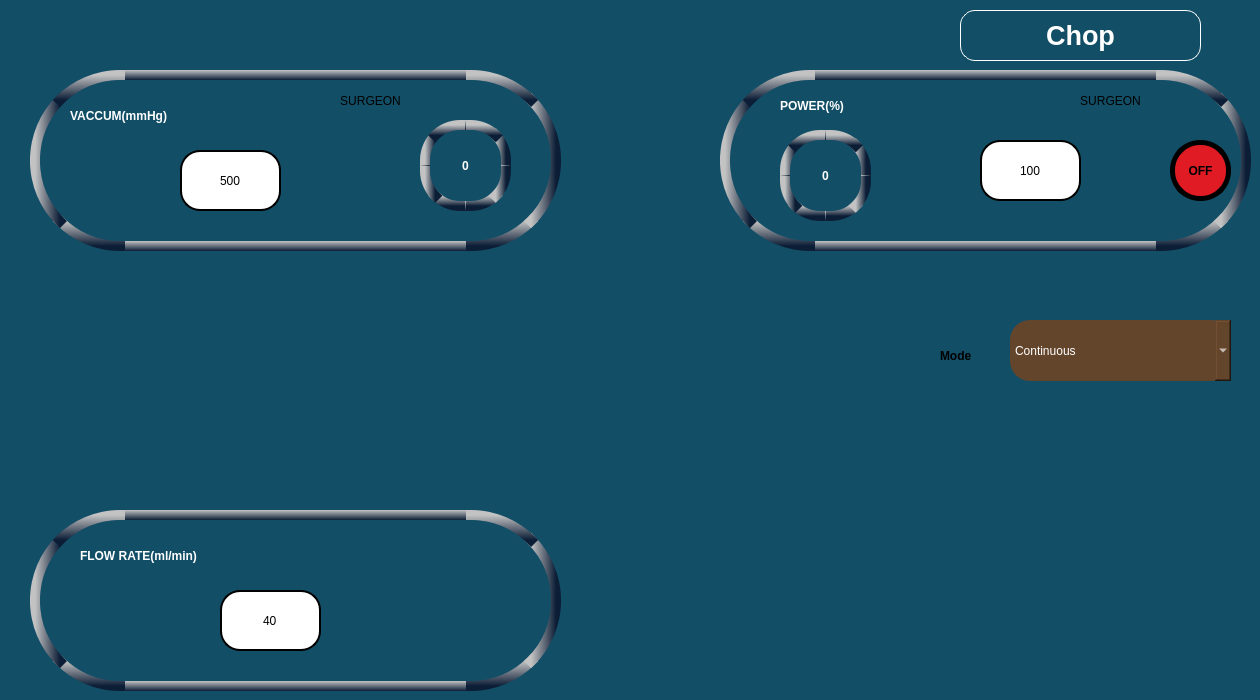
    <widget class="QWidget" name="tab_35">
     <property name="styleSheet">
      <string notr="true">
background-color: rgb(18, 78, 102);


</string>
     </property>
     <attribute name="title">
      <string>Page</string>
     </attribute>
     <widget class="QPushButton" name="us3powup_but">
      <property name="geometry">
       <rect>
        <x>880</x>
        <y>140</y>
        <width>91</width>
        <height>61</height>
       </rect>
      </property>
      <property name="styleSheet">
       <string notr="true">QPushButton {
    image: url(:/images/uarrow.png);
    background-color: transparent;
    border: none;
}

QPushButton:focus {
    outline: none;
    border: none;
}
</string>
      </property>
      <property name="text">
       <string/>
      </property>
     </widget>
     <widget class="QPushButton" name="us3powdown_but">
      <property name="geometry">
       <rect>
        <x>1080</x>
        <y>140</y>
        <width>91</width>
        <height>61</height>
       </rect>
      </property>
      <property name="styleSheet">
       <string notr="true">QPushButton {
    image: url(:/images/darrow.png);
    background-color: transparent;
    border: none;
}

QPushButton:focus {
    outline: none;
    border: none;
}
</string>
      </property>
      <property name="text">
       <string/>
      </property>
     </widget>
     <widget class="QLineEdit" name="lineEdit_61">
      <property name="geometry">
       <rect>
        <x>980</x>
        <y>140</y>
        <width>101</width>
        <height>61</height>
       </rect>
      </property>
      <property name="styleSheet">
       <string notr="true">font:25pt &quot;Ubuntu&quot;;
background-color: rgb(255,255,255);
border-radius:20px;
border:2px solid black;</string>
      </property>
      <property name="text">
       <string>100</string>
      </property>
      <property name="alignment">
       <set>Qt::AlignCenter</set>
      </property>
     </widget>
     <widget class="QLabel" name="label_96">
      <property name="geometry">
       <rect>
        <x>30</x>
        <y>510</y>
        <width>531</width>
        <height>181</height>
       </rect>
      </property>
      <property name="styleSheet">
       <string notr="true">border-radius:90px;


border:4px solid black;

border-left: 10px solid black;
border-right: 10px solid black;
border-top: 10px solid black;
border-bottom: 10px solid black;

border-left-color: qlineargradient(x1:0, y1:0, x2:1, y2:0, stop: 0 rgb(195,195,195), stop: 1 rgb(12, 29, 54));
border-right-color: qlineargradient(x1:0, y1:0, x2:1, y2:0, stop: 0 rgb(195,195,195), stop: 1 rgb(12, 29, 54));
border-top-color: qlineargradient(x1:0, y1:0, x2:0, y2:1, stop: 0 rgb(195,195,195), stop: 1 rgb(12, 29, 54));
border-bottom-color: qlineargradient(x1:0, y1:0, x2:0, y2:1, stop: 0 rgb(195,195,195), stop: 1 rgb(12, 29, 54));



</string>
      </property>
      <property name="text">
       <string/>
      </property>
     </widget>
     <widget class="QLabel" name="label_97">
      <property name="geometry">
       <rect>
        <x>720</x>
        <y>70</y>
        <width>531</width>
        <height>181</height>
       </rect>
      </property>
      <property name="styleSheet">
       <string notr="true">border-radius:90px;


border:4px solid black;

border-left: 10px solid black;
border-right: 10px solid black;
border-top: 10px solid black;
border-bottom: 10px solid black;

border-left-color: qlineargradient(x1:0, y1:0, x2:1, y2:0, stop: 0 rgb(195,195,195), stop: 1 rgb(12, 29, 54));
border-right-color: qlineargradient(x1:0, y1:0, x2:1, y2:0, stop: 0 rgb(195,195,195), stop: 1 rgb(12, 29, 54));
border-top-color: qlineargradient(x1:0, y1:0, x2:0, y2:1, stop: 0 rgb(195,195,195), stop: 1 rgb(12, 29, 54));
border-bottom-color: qlineargradient(x1:0, y1:0, x2:0, y2:1, stop: 0 rgb(195,195,195), stop: 1 rgb(12, 29, 54));



</string>
      </property>
      <property name="text">
       <string/>
      </property>
     </widget>
     <widget class="QPushButton" name="us3mode">
      <property name="geometry">
       <rect>
        <x>1030</x>
        <y>60</y>
        <width>161</width>
        <height>81</height>
       </rect>
      </property>
      <property name="styleSheet">
       <string notr="true">font:15pt &quot;Ubuntu&quot;;

image: url(:/images/panelbutton.png);
background-color:transparent;
border:none;</string>
      </property>
      <property name="text">
       <string>SURGEON</string>
      </property>
     </widget>
     <widget class="QPushButton" name="us3onoff">
      <property name="geometry">
       <rect>
        <x>1170</x>
        <y>140</y>
        <width>61</width>
        <height>61</height>
       </rect>
      </property>
      <property name="styleSheet">
       <string notr="true">border:5px solid black;
border-radius:30px;font-weight: bold;
background-color: rgb(224, 27, 36);
color: rgb(0, 0, 0);</string>
      </property>
      <property name="text">
       <string>OFF</string>
      </property>
     </widget>
     <widget class="QLabel" name="label_100">
      <property name="geometry">
       <rect>
        <x>960</x>
        <y>10</y>
        <width>241</width>
        <height>51</height>
       </rect>
      </property>
      <property name="styleSheet">
       <string notr="true">color: rgb(255, 255, 255);
background-color:transparent;
border:1px solid white;
border-radius:15px;
font:20pt;
font:bold;

</string>
      </property>
      <property name="text">
       <string>Chop</string>
      </property>
      <property name="alignment">
       <set>Qt::AlignCenter</set>
      </property>
     </widget>
     <widget class="QComboBox" name="CutMode_vitCom_3">
      <property name="geometry">
       <rect>
        <x>1010</x>
        <y>320</y>
        <width>221</width>
        <height>61</height>
       </rect>
      </property>
      <property name="styleSheet">
       <string notr="true">border-radius:20px;
color: rgb(255, 255, 255);

background-color: rgb(99, 69, 44);font:20pt &quot;Ubuntu&quot;;</string>
      </property>
      <item>
       <property name="text">
        <string>Continuous</string>
       </property>
      </item>
      <item>
       <property name="text">
        <string>Pulse</string>
       </property>
      </item>
      <item>
       <property name="text">
        <string>Ocupulse</string>
       </property>
      </item>
      <item>
       <property name="text">
        <string>Ocuburst</string>
       </property>
      </item>
      <item>
       <property name="text">
        <string>Single burst</string>
       </property>
      </item>
      <item>
       <property name="text">
        <string>Multi burst</string>
       </property>
      </item>
      <item>
       <property name="text">
        <string>Cold phaco</string>
       </property>
      </item>
     </widget>
     <widget class="QLabel" name="label_99">
      <property name="geometry">
       <rect>
        <x>420</x>
        <y>120</y>
        <width>91</width>
        <height>91</height>
       </rect>
      </property>
      <property name="styleSheet">
       <string notr="true">font:30pt &quot;Ubuntu&quot;;
color: rgb(255, 255, 255);

border:5px solid black;
border-radius:40px;font-weight: bold;



border-left: 10px solid black;
border-right: 10px solid black;
border-top: 10px solid black;
border-bottom: 10px solid black;

border-left-color: qlineargradient(x1:0, y1:0, x2:1, y2:0, stop: 0 rgb(195,195,195), stop: 1 rgb(12, 29, 54));
border-right-color: qlineargradient(x1:0, y1:0, x2:1, y2:0, stop: 0 rgb(195,195,195), stop: 1 rgb(12, 29, 54));
border-top-color: qlineargradient(x1:0, y1:0, x2:0, y2:1, stop: 0 rgb(195,195,195), stop: 1 rgb(12, 29, 54));
border-bottom-color: qlineargradient(x1:0, y1:0, x2:0, y2:1, stop: 0 rgb(195,195,195), stop: 1 rgb(12, 29, 54));



</string>
      </property>
      <property name="text">
       <string>0</string>
      </property>
      <property name="alignment">
       <set>Qt::AlignCenter</set>
      </property>
     </widget>
     <widget class="QLabel" name="label_95">
      <property name="geometry">
       <rect>
        <x>30</x>
        <y>70</y>
        <width>531</width>
        <height>181</height>
       </rect>
      </property>
      <property name="styleSheet">
       <string notr="true">border-radius:90px;


border:4px solid black;

border-left: 10px solid black;
border-right: 10px solid black;
border-top: 10px solid black;
border-bottom: 10px solid black;

border-left-color: qlineargradient(x1:0, y1:0, x2:1, y2:0, stop: 0 rgb(195,195,195), stop: 1 rgb(12, 29, 54));
border-right-color: qlineargradient(x1:0, y1:0, x2:1, y2:0, stop: 0 rgb(195,195,195), stop: 1 rgb(12, 29, 54));
border-top-color: qlineargradient(x1:0, y1:0, x2:0, y2:1, stop: 0 rgb(195,195,195), stop: 1 rgb(12, 29, 54));
border-bottom-color: qlineargradient(x1:0, y1:0, x2:0, y2:1, stop: 0 rgb(195,195,195), stop: 1 rgb(12, 29, 54));



</string>
      </property>
      <property name="text">
       <string/>
      </property>
     </widget>
     <widget class="QLineEdit" name="lineEdit_63">
      <property name="geometry">
       <rect>
        <x>180</x>
        <y>150</y>
        <width>101</width>
        <height>61</height>
       </rect>
      </property>
      <property name="styleSheet">
       <string notr="true">font:25pt &quot;Ubuntu&quot;;
background-color: rgb(255,255,255);
border-radius:20px;border:2px solid black;</string>
      </property>
      <property name="text">
       <string>500</string>
      </property>
      <property name="alignment">
       <set>Qt::AlignCenter</set>
      </property>
     </widget>
     <widget class="QPushButton" name="us3vacdown_but">
      <property name="geometry">
       <rect>
        <x>300</x>
        <y>150</y>
        <width>91</width>
        <height>61</height>
       </rect>
      </property>
      <property name="styleSheet">
       <string notr="true">QPushButton {
    image: url(:/images/darrow.png);
    background-color: transparent;
    border: none;
}

QPushButton:focus {
    outline: none;
    border: none;
}
</string>
      </property>
      <property name="text">
       <string/>
      </property>
     </widget>
     <widget class="QPushButton" name="us3vacup_but">
      <property name="geometry">
       <rect>
        <x>60</x>
        <y>150</y>
        <width>91</width>
        <height>61</height>
       </rect>
      </property>
      <property name="styleSheet">
       <string notr="true">QPushButton {
    image: url(:/images/uarrow.png);
    background-color: transparent;
    border: none;
}

QPushButton:focus {
    outline: none;
    border: none;
}
</string>
      </property>
      <property name="text">
       <string/>
      </property>
     </widget>
     <widget class="QPushButton" name="us3vacmode">
      <property name="geometry">
       <rect>
        <x>290</x>
        <y>60</y>
        <width>161</width>
        <height>81</height>
       </rect>
      </property>
      <property name="styleSheet">
       <string notr="true">font:15pt &quot;Ubuntu&quot;;

image: url(:/images/panelbutton.png);
background-color:transparent;
border:none;</string>
      </property>
      <property name="text">
       <string>SURGEON</string>
      </property>
     </widget>
     <widget class="QLineEdit" name="lineEdit_62">
      <property name="geometry">
       <rect>
        <x>220</x>
        <y>590</y>
        <width>101</width>
        <height>61</height>
       </rect>
      </property>
      <property name="styleSheet">
       <string notr="true">font:25pt &quot;Ubuntu&quot;;
background-color: rgb(255,255,255);
border-radius:20px;border:2px solid black;</string>
      </property>
      <property name="text">
       <string>40</string>
      </property>
      <property name="alignment">
       <set>Qt::AlignCenter</set>
      </property>
     </widget>
     <widget class="QPushButton" name="us3flowdown_but">
      <property name="geometry">
       <rect>
        <x>380</x>
        <y>590</y>
        <width>91</width>
        <height>61</height>
       </rect>
      </property>
      <property name="styleSheet">
       <string notr="true">QPushButton {
    image: url(:/images/darrow.png);
    background-color: transparent;
    border: none;
}

QPushButton:focus {
    outline: none;
    border: none;
}
</string>
      </property>
      <property name="text">
       <string/>
      </property>
     </widget>
     <widget class="QPushButton" name="us3flowup_but">
      <property name="geometry">
       <rect>
        <x>70</x>
        <y>590</y>
        <width>91</width>
        <height>61</height>
       </rect>
      </property>
      <property name="styleSheet">
       <string notr="true">QPushButton {
    image: url(:/images/uarrow.png);
    background-color: transparent;
    border: none;
}

QPushButton:focus {
    outline: none;
    border: none;
}
</string>
      </property>
      <property name="text">
       <string/>
      </property>
     </widget>
     <widget class="QLabel" name="label_98">
      <property name="geometry">
       <rect>
        <x>780</x>
        <y>130</y>
        <width>91</width>
        <height>91</height>
       </rect>
      </property>
      <property name="styleSheet">
       <string notr="true">font:30pt &quot;Ubuntu&quot;;
color: rgb(255, 255, 255);

border:5px solid black;
border-radius:40px;font-weight: bold;



border-left: 10px solid black;
border-right: 10px solid black;
border-top: 10px solid black;
border-bottom: 10px solid black;

border-left-color: qlineargradient(x1:0, y1:0, x2:1, y2:0, stop: 0 rgb(195,195,195), stop: 1 rgb(12, 29, 54));
border-right-color: qlineargradient(x1:0, y1:0, x2:1, y2:0, stop: 0 rgb(195,195,195), stop: 1 rgb(12, 29, 54));
border-top-color: qlineargradient(x1:0, y1:0, x2:0, y2:1, stop: 0 rgb(195,195,195), stop: 1 rgb(12, 29, 54));
border-bottom-color: qlineargradient(x1:0, y1:0, x2:0, y2:1, stop: 0 rgb(195,195,195), stop: 1 rgb(12, 29, 54));



</string>
      </property>
      <property name="text">
       <string>0</string>
      </property>
      <property name="alignment">
       <set>Qt::AlignCenter</set>
      </property>
     </widget>
     <widget class="QLabel" name="CutMode_vit_3">
      <property name="geometry">
       <rect>
        <x>940</x>
        <y>340</y>
        <width>71</width>
        <height>31</height>
       </rect>
      </property>
      <property name="styleSheet">
       <string notr="true">background-color:transparent;font: 15pt &quot;Ubuntu Condensed&quot;;
font:bold;</string>
      </property>
      <property name="text">
       <string>Mode</string>
      </property>
     </widget>
     <widget class="QLabel" name="lblus3pow">
      <property name="geometry">
       <rect>
        <x>780</x>
        <y>90</y>
        <width>241</width>
        <height>31</height>
       </rect>
      </property>
      <property name="styleSheet">
       <string notr="true">background-color:transparent;
color: rgb(255, 255, 255);
font: 20pt &quot;Ubuntu Condensed&quot;;
font:bold;
border:none;
</string>
      </property>
      <property name="text">
       <string>POWER(%)</string>
      </property>
     </widget>
     <widget class="QLabel" name="lblus3flow">
      <property name="geometry">
       <rect>
        <x>80</x>
        <y>540</y>
        <width>371</width>
        <height>31</height>
       </rect>
      </property>
      <property name="styleSheet">
       <string notr="true">background-color:transparent;
color: rgb(255, 255, 255);
font: 20pt &quot;Ubuntu Condensed&quot;;
font:bold;
border:none;
</string>
      </property>
      <property name="text">
       <string>FLOW RATE(ml/min)</string>
      </property>
     </widget>
     <widget class="QLabel" name="lblus3vac">
      <property name="geometry">
       <rect>
        <x>70</x>
        <y>100</y>
        <width>241</width>
        <height>31</height>
       </rect>
      </property>
      <property name="styleSheet">
       <string notr="true">background-color:transparent;
color: rgb(255, 255, 255);
font: 20pt &quot;Ubuntu Condensed&quot;;
font:bold;
border:none;
</string>
      </property>
      <property name="text">
       <string>VACCUM(mmHg)</string>
      </property>
     </widget>
     <zorder>label_96</zorder>
     <zorder>label_97</zorder>
     <zorder>us3powup_but</zorder>
     <zorder>us3powdown_but</zorder>
     <zorder>lineEdit_61</zorder>
     <zorder>us3mode</zorder>
     <zorder>us3onoff</zorder>
     <zorder>label_100</zorder>
     <zorder>CutMode_vitCom_3</zorder>
     <zorder>label_95</zorder>
     <zorder>lineEdit_63</zorder>
     <zorder>us3vacdown_but</zorder>
     <zorder>us3vacup_but</zorder>
     <zorder>us3vacmode</zorder>
     <zorder>label_99</zorder>
     <zorder>lineEdit_62</zorder>
     <zorder>us3flowdown_but</zorder>
     <zorder>us3flowup_but</zorder>
     <zorder>label_98</zorder>
     <zorder>CutMode_vit_3</zorder>
     <zorder>lblus3pow</zorder>
     <zorder>lblus3flow</zorder>
     <zorder>lblus3vac</zorder>
    </widget>
